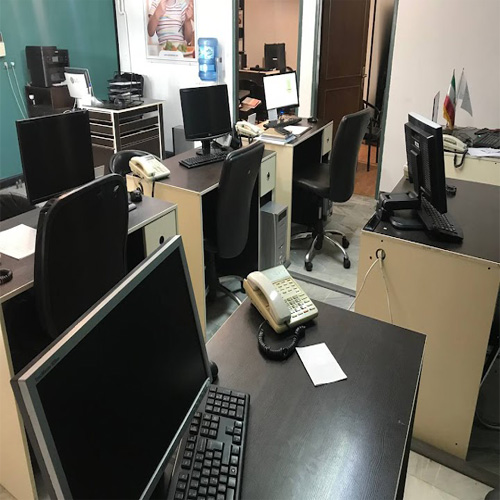
#> input picture assets/images/images/Asia Salamat Technical Complex.jpg, 500 x 500 px, given in place of baby-sitter.jpg, which was not available
$ python blur.py
#> lines starting #> are read from the running program, lines starting #| are printed output that depends on the picture
from PIL import Image, ImageFilter

# Open the image
name=[
                                          "baby-sitter",
                            "oldage",
                            "patient"
                                        ]
for image_name in name:
    image = Image.open(image_name+'.jpg')
#> image is the input picture: PIL image 500x500 RGB; mean R, G, B 97.9, 95.9, 87.7

    # Convert the image to RGBA mode
    image = image.filter(ImageFilter.GaussianBlur(radius=7))
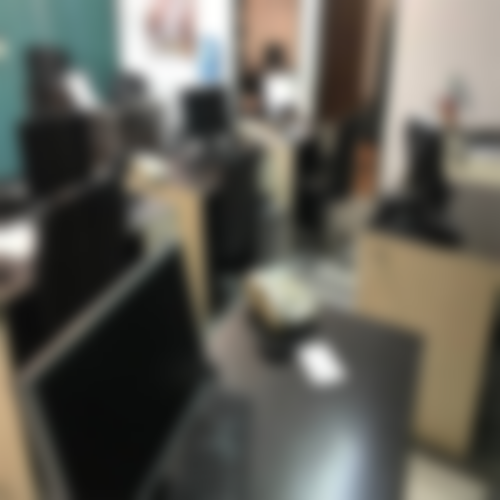
#> image: PIL image 500x500 RGB; mean R, G, B 98, 96, 87.8

    # Save the modified image
    image.save(image_name+'2.jpg')
#> pass 2 of the loop `for image_name in name:`:
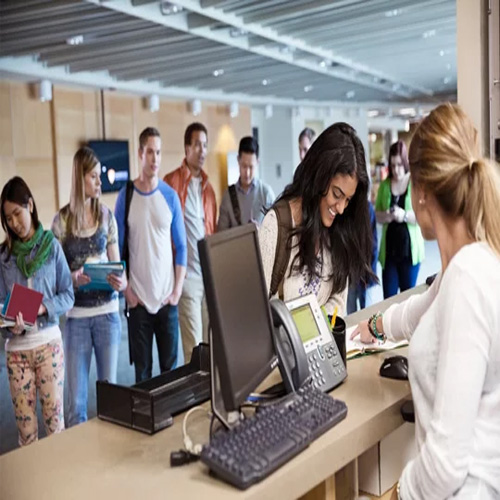
#> input picture assets/images/images/Class reservation.jpg, 500 x 500 px, given in place of oldage.jpg, which was not available
#> image is the input picture: PIL image 500x500 RGB; mean R, G, B 141.2, 135.5, 133.5
#> `image = image.filter(ImageFilter.GaussianBlur(radius=7))`:
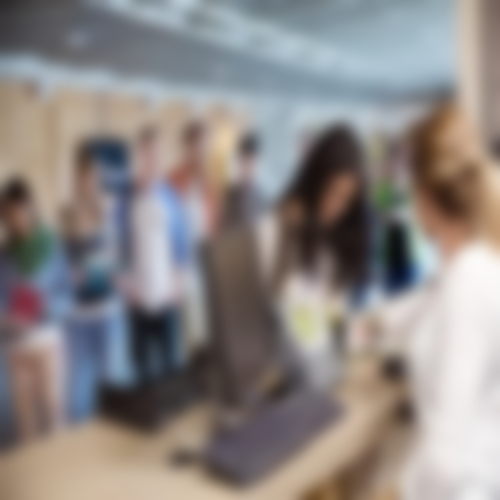
#> image: PIL image 500x500 RGB; mean R, G, B 141.2, 135.4, 133.5
